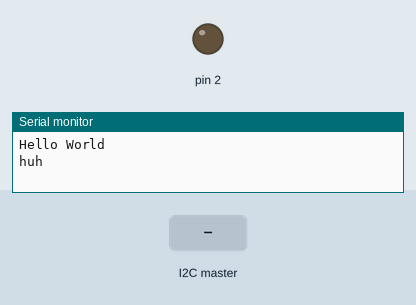
Simulated run of this sketch. Board: Arduino Uno, built with avr-gcc and run on an emulated ATmega328P. Shown: output pins drawn as LEDs (lit = HIGH), the last lines printed to the serial monitor. The inputs (shaded band) are chosen by the test bench.

Above: at 1.2 s.
1.3 s: the I2C master sends the byte 1
At 2.5 s:
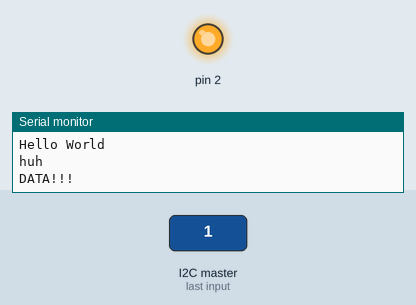
2.8 s: the I2C master sends the byte 0
At 3.7 s:
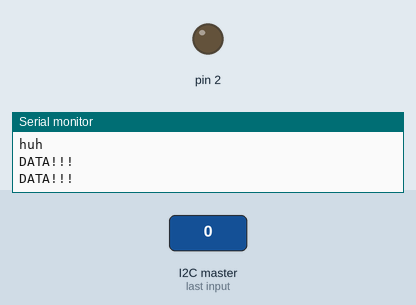
4.3 s: the I2C master sends the byte 2
At 4.8 s:
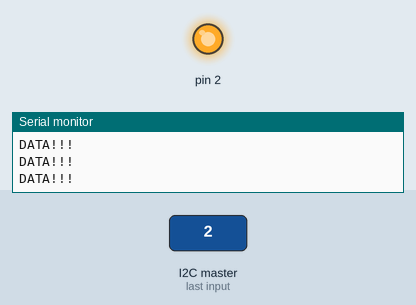
Timing chart, 0 to 7.3 s (numbered marks = the images above; inputs shaded):
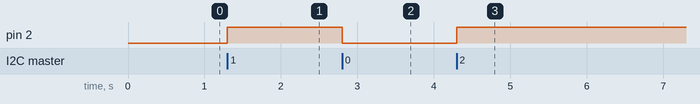

The sketch:

Arduino_testing.ino
```cpp
#include <Wire.h>

#define ADDRESS 0x10

byte echo_byte = 0;

void setup() {
  // put your setup code here, to run once:
  Serial.begin(9600);
  Serial.println("Hello World");

  Wire.begin(ADDRESS);
  Wire.onReceive(receiveData);
  Wire.onRequest(sendData);
  Serial.println("huh");
  pinMode(2, OUTPUT);

}

void loop() {
  // put your main code here, to run repeatedly:

}

void receiveData(int bytecount)
{
  Serial.println("DATA!!!");
  for (int i = 0; i < bytecount; i++) {
    echo_byte = Wire.read();
    }
  digitalWrite(2,echo_byte);
}

void sendData()
{
  Serial.println("RESPONDING!!!");
  Wire.write(echo_byte);
}
```

Measured:
- after the input at 1.3 s, pin 2: LOW → HIGH at once
- after the input at 2.8 s, pin 2: HIGH → LOW at once
- after the input at 4.3 s, pin 2: LOW → HIGH at once
